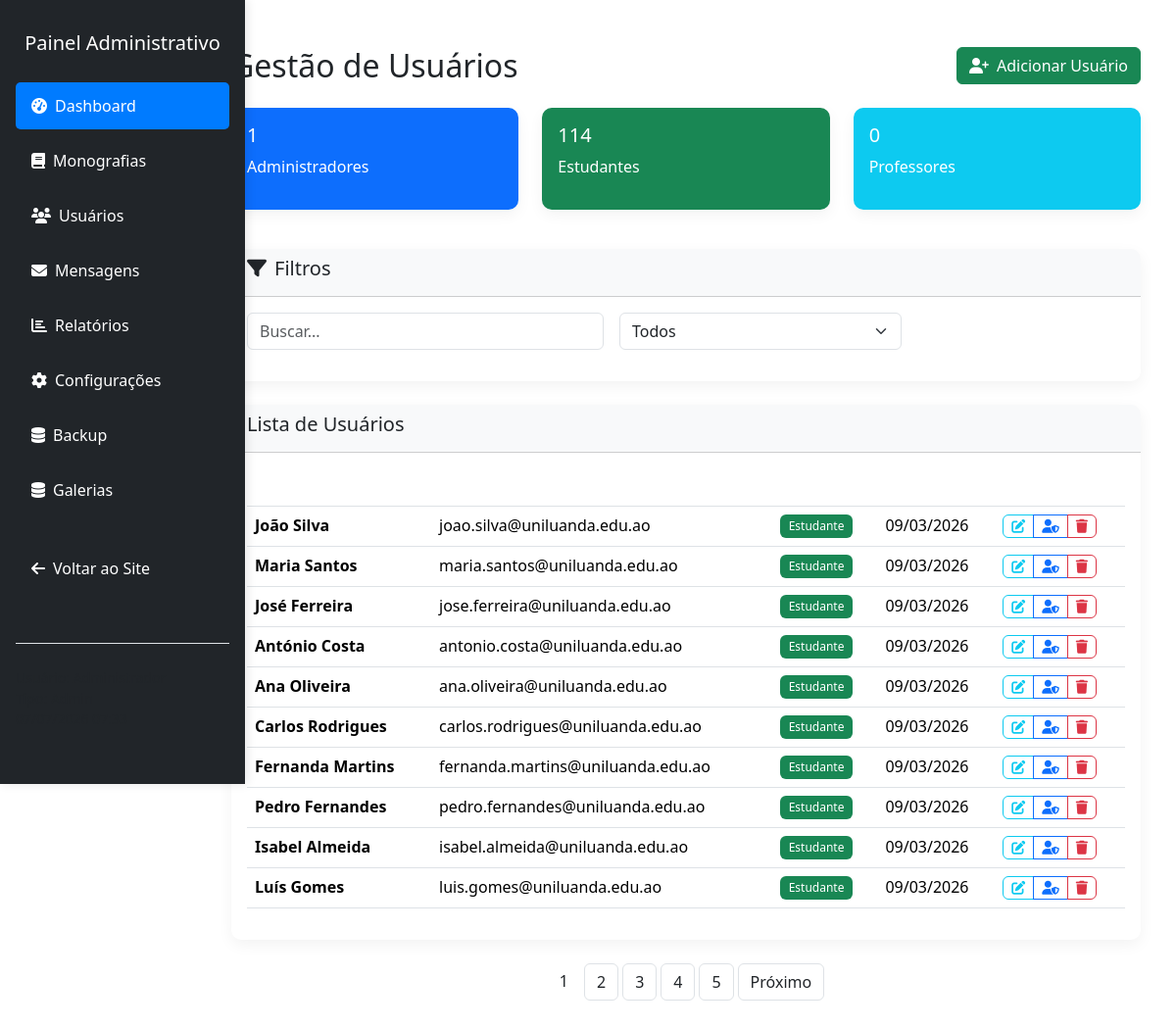
The app's page /admin/usuarios.php (signed in) with its own data.
### tables this page shows
CREATE TABLE `usuarios` (
  `id` int NOT NULL AUTO_INCREMENT,
  `nome` varchar(100) NOT NULL,
  `email` varchar(100) NOT NULL,
  `password` varchar(255) NOT NULL,
  `tipo` enum('admin','estudante','professor') DEFAULT 'estudante',
  `foto` varchar(255) DEFAULT 'default.png',
  `data_criacao` timestamp NULL DEFAULT CURRENT_TIMESTAMP,
  `data_atualizacao` timestamp NULL DEFAULT CURRENT_TIMESTAMP ON UPDATE CURRENT_TIMESTAMP,
  PRIMARY KEY (`id`),
  UNIQUE KEY `email` (`email`)
);

### admin/usuarios.php (the view, shortened to what this page needs)
<?php
require_once '../includes/config.php';
require_once '../includes/head.php';
    ?>
    <?php
$page = isset($_GET['page']) ? (int)$_GET['page'] : 1;
$limit = 10;
$offset = ($page - 1) * $limit;
$tipo = isset($_GET['tipo']) ? $_GET['tipo'] : '';
$search = isset($_GET['search']) ? sanitizeInput($_GET['search']) : '';
$query = "SELECT * FROM usuarios WHERE 1=1";
$params = [];
$countQuery = "SELECT COUNT(*) as total FROM ($query) as total_query";
$countStmt = $db->prepare($countQuery);
$countStmt->execute();
$totalRecords = $countStmt->fetch(PDO::FETCH_ASSOC)['total'];
$totalPages = ceil($totalRecords / $limit);
$query .= " ORDER BY data_criacao DESC LIMIT :limit OFFSET :offset";
$params[':limit'] = $limit;
$params[':offset'] = $offset;
$stmt = $db->prepare($query);
foreach ($params as $key => $value) {
    if ($key === ':limit' || $key === ':offset') {
        $stmt->bindValue($key, $value, PDO::PARAM_INT);
    } else {
        $stmt->bindValue($key, $value);
    }
}
$stmt->execute();
$usuarios = $stmt->fetchAll(PDO::FETCH_ASSOC);
$statsQuery = "SELECT tipo, COUNT(*) as count FROM usuarios GROUP BY tipo";
$statsStmt = $db->query($statsQuery);
$stats = $statsStmt->fetchAll(PDO::FETCH_ASSOC);
$tipoCounts = ['admin'=>0,'estudante'=>0,'professor'=>0];
foreach ($stats as $stat) { $tipoCounts[$stat['tipo']] = $stat['count']; }
?>
<!DOCTYPE html>
<html lang="pt-pt">
<head>
</head>
<body>
<div class="container-fluid py-4">
    <div class="row">
        <?php include 'sidebar.php'; ?>
        <div class="col-md-9 col-lg-10 ms-auto">
            <div class="p-4">
                <div class="d-flex justify-content-between align-items-center mb-4">
                    <h2 class="mb-0">Gestão de Usuários</h2>
                    <a href="?action=add" class="btn btn-success"><i class="fas fa-user-plus me-2"></i>Adicionar Usuário</a>
                </div>
                <div class="row mb-4">
                    <div class="col-md-4 mb-3"><div class="card bg-primary text-white"><div class="card-body"><h5><?php echo $tipoCounts['admin']; ?></h5><p>Administradores</p></div></div></div>
                    <div class="col-md-4 mb-3"><div class="card bg-success text-white"><div class="card-body"><h5><?php echo $tipoCounts['estudante']; ?></h5><p>Estudantes</p></div></div></div>
                    <div class="col-md-4 mb-3"><div class="card bg-info text-white"><div class="card-body"><h5><?php echo $tipoCounts['professor']; ?></h5><p>Professores</p></div></div></div>
                </div>
                <div class="card mb-4">
                    <div class="card-header bg-light"><h5><i class="fas fa-filter me-2"></i>Filtros</h5></div>
                    <div class="card-body">
                        <form method="GET" class="row g-3">
                            <div class="col-md-5"><input type="text" class="form-control" name="search" placeholder="Buscar..." value="<?php echo htmlspecialchars($search); ?>"></div>
                            <div class="col-md-4">
                                <select class="form-select" name="tipo">
                                    <option value="all" <?php echo $tipo==='all'?'selected':''; ?>>Todos</option>
                                </select>
                            </div>
                            <div class="col-md-3"><button type="submit" class="btn btn-primary w-100"><i class="fas fa-search me-2"></i>Filtrar</button></div>
                        </form>
                    </div>
                </div>
                <div class="card">
                    <div class="card-header bg-light"><h5>Lista de Usuários</h5></div>
                    <div class="card-body">
                        <?php if (count($usuarios) > 0): ?>
                        <div class="table-responsive">
                            <table class="table table-hover">
                                <thead><tr><th>Usuário</th><th>Email</th><th>Tipo</th><th>Data</th><th>Ações</th></tr></thead>
                                <tbody>
                                <?php foreach ($usuarios as $usuario): ?>
                                <tr>
                                    <td><strong><?php echo htmlspecialchars($usuario['nome']); ?></strong></td>
                                    <td><?php echo htmlspecialchars($usuario['email']); ?></td>
                                    <td><span class="badge bg-<?php echo $usuario['tipo']=='admin'?'primary':($usuario['tipo']=='professor'?'info':'success'); ?>"><?php echo ucfirst($usuario['tipo']); ?></span></td>
                                    <td><?php echo formatDate($usuario['data_criacao']); ?></td>
                                    <td>
                                        <div class="btn-group">
                                            <a href="?action=edit&id=<?php echo $usuario['id']; ?>" class="btn btn-sm btn-outline-info" title="Editar"><i class="fas fa-edit"></i></a>
                                            <?php if ($usuario['tipo']!=='admin' && $usuario['id']!=$_SESSION['user_id']): ?>
                                                <a href="?action=promote&id=<?php echo $usuario['id']; ?>" class="btn btn-sm btn-outline-primary" title="Promover"><i class="fas fa-user-shield"></i></a>
                                            <?php endif; ?>
                                            <?php if ($usuario['id']!=$_SESSION['user_id']): ?>
                                                <a href="?action=delete&id=<?php echo $usuario['id']; ?>" class="btn btn-sm btn-outline-danger" title="Excluir" onclick="return confirm('Tem certeza?')"><i class="fas fa-trash"></i></a>
                                            <?php endif; ?>
                                        </div>
                                    </td>
                                </tr>
                                <?php endforeach; ?>
                                </tbody>
                            </table>
                        </div>
                        <?php else: ?>
                        <div class="text-center py-5"><i class="fas fa-users fa-3x text-muted mb-3"></i><h4>Nenhum usuário encontrado</h4></div>
                        <?php endif; ?>
                    </div>
                </div>
                <?php if ($totalPages > 1): ?>
                    <div class="mt-4"><?php echo generatePagination($page, $totalPages, "usuarios.php?search=$search&tipo=$tipo"); ?></div>
                <?php endif; ?>
            </div>
        </div>
    </div>
</div>
</body>
</html>

### css/style.css (style rules this page uses)
.table-responsive { border-radius: 8px; overflow: hidden; }
.table th { background-color: var(--primary-color); color: white; font-weight: 500; }
.btn { border-radius: 6px; font-weight: 500; transition: all 0.3s ease; }
.btn-primary { background: linear-gradient(135deg, var(--primary-color), var(--secondary-color)); border: none; }
.card { border: none; border-radius: 10px; box-shadow: 0 5px 15px rgba(0, 0, 0, 0.05); }
.card-header { border-radius: 10px 10px 0 0 !important; }
.badge { font-weight: 500; padding: 0.5em 0.75em; }

### admin/sidebar.php (style rules this page uses)
body { margin: 0 !important; padding: 0 !important; overflow-x: hidden; height: 100%; }
* { box-sizing: border-box; }

### records on screen
usuarios: nome "João Silva", email "joao.silva@uniluanda.edu.ao", tipo "Estudante", data_criacao "09/03/2026"
usuarios: nome "Maria Santos", email "maria.santos@uniluanda.edu.ao", tipo "Estudante", data_criacao "09/03/2026"
usuarios: nome "José Ferreira", email "jose.ferreira@uniluanda.edu.ao", tipo "Estudante", data_criacao "09/03/2026"
usuarios: nome "António Costa", email "antonio.costa@uniluanda.edu.ao", tipo "Estudante", data_criacao "09/03/2026"
usuarios: nome "Ana Oliveira", email "ana.oliveira@uniluanda.edu.ao", tipo "Estudante", data_criacao "09/03/2026"
usuarios: nome "Carlos Rodrigues", email "carlos.rodrigues@uniluanda.edu.ao", tipo "Estudante", data_criacao "09/03/2026"
usuarios: nome "Fernanda Martins", email "fernanda.martins@uniluanda.edu.ao", tipo "Estudante", data_criacao "09/03/2026"
usuarios: nome "Pedro Fernandes", email "pedro.fernandes@uniluanda.edu.ao", tipo "Estudante", data_criacao "09/03/2026"
usuarios: nome "Isabel Almeida", email "isabel.almeida@uniluanda.edu.ao", tipo "Estudante", data_criacao "09/03/2026"
usuarios: nome "Luís Gomes", email "luis.gomes@uniluanda.edu.ao", tipo "Estudante", data_criacao "09/03/2026"

### other values on screen
$tipoCounts['admin'] "1"
$tipoCounts['estudante'] "114"
$tipoCounts['professor'] "0"
